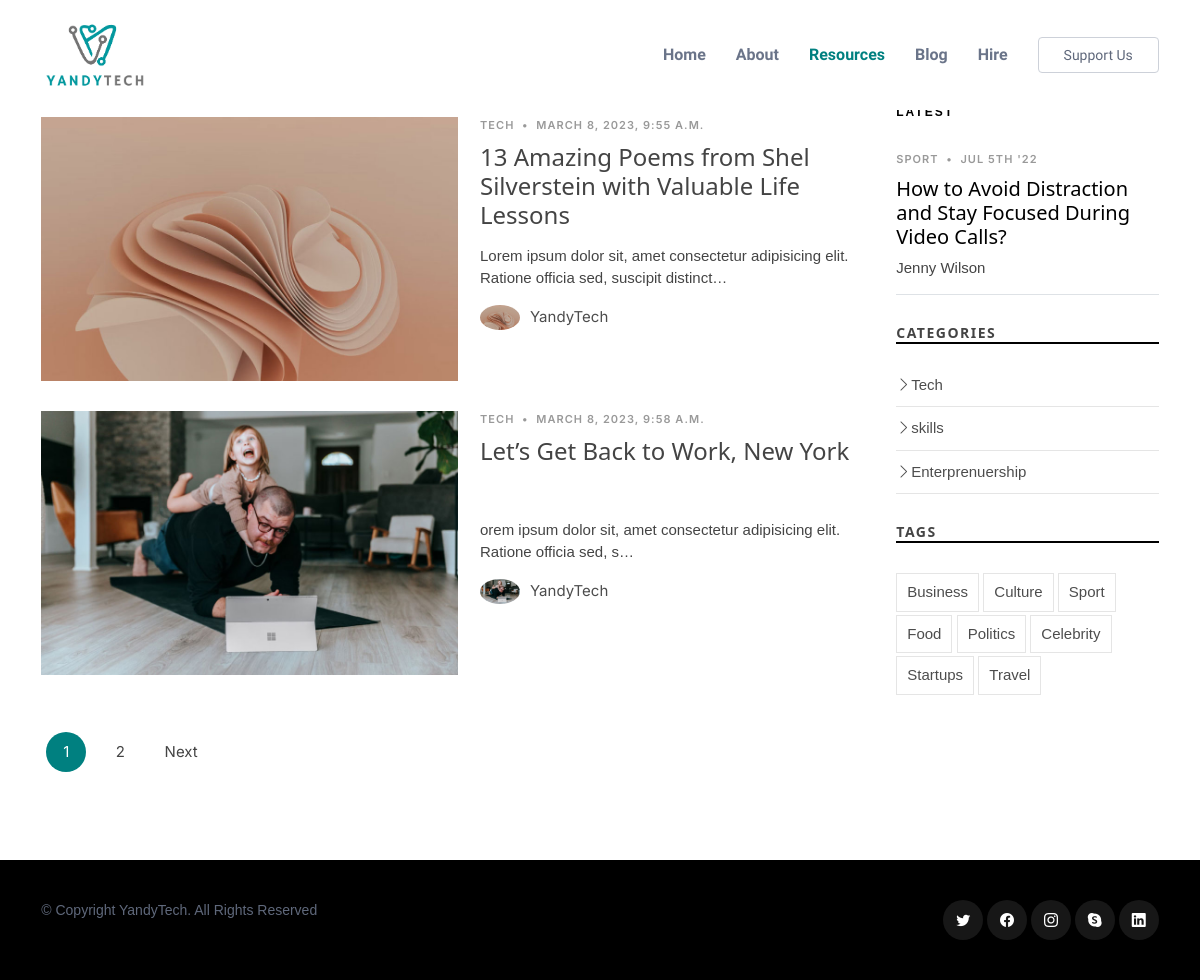
The app's page /blog_category/Tech/ with its own data.
### main/models.py (models this page shows, shortened)
class Article(models.Model):
    title=models.CharField(max_length=1000)
    slug=AutoSlugField(populate_from='title',null=True, default=None, unique=True)
    body=RichTextField()
    date=models.DateTimeField(auto_now_add=True)
    thumb=models.ImageField(default='default.png',blank=True)
    author=models.CharField(max_length=1000, default='YandyTech')
    category=models.CharField(max_length=255, null=True , blank=True)
    views = models.PositiveIntegerField(default=0)

class BlogCategory(models.Model):
    name = models.CharField(max_length=1000, unique=True)
    def __str__(self):
        return self.name

### main/views.py (the view)
# urls.py: path('blog_category/<str:cats>/',views.BlogCategoryView,name='blogcategory'),
def BlogCategoryView(request, cats):
    category_post = Article.objects.filter(category=cats)
    paginator = Paginator(category_post, 2) # show 10 articles per page
    page = request.GET.get('page')
    category_post = paginator.get_page(page)
    cate = BlogCategory.objects.all()
    context = {'cats':cats, 'category_post':category_post, 'cate':cate}
    return render(request, 'blog_category.html', context)

### templates/blog_category.html (shortened to what this page needs)
{% load static %}
<!DOCTYPE html>
<html lang="en">
<head>
  <link href="{% static 'blog/assets/vendor/bootstrap/css/bootstrap.min.css' %}" rel="stylesheet">
  <link href="{% static 'blog/assets/vendor/bootstrap-icons/bootstrap-icons.css' %}" rel="stylesheet">
  <link href="{% static 'blog/assets/vendor/swiper/swiper-bundle.min.css' %}" rel="stylesheet">
  <link href="{% static 'blog/assets/vendor/glightbox/css/glightbox.min.css' %}" rel="stylesheet">
  <link href="{% static 'blog/assets/vendor/aos/aos.css' %}" rel="stylesheet">
  <link href="{% static 'blog/assets/css/variables.css' %}" rel="stylesheet">
  <link href="{% static 'blog/assets/css/main.css' %}" rel="stylesheet">
  <link href="{% static 'assets/vendor/bootstrap/css/bootstrap.min.css' %}" rel="stylesheet">
  <link href="{% static 'assets/vendor/bootstrap-icons/bootstrap-icons.css' %}" rel="stylesheet">
  <link href="{% static 'assets/vendor/boxicons/css/boxicons.min.css' %}" rel="stylesheet">
  <link href="{% static 'assets/vendor/glightbox/css/glightbox.min.css' %}" rel="stylesheet">
  <link href="{% static 'assets/vendor/swiper/swiper-bundle.min.css' %}" rel="stylesheet">
  <link href="{% static 'assets/css/style.css' %}" rel="stylesheet">
  <link href="{% static 'assets/css/w3.css' %}" rel="stylesheet">
</head>
<body>
  <header id="header" class="fixed-top">
    <div class="container d-flex align-items-center justify-content-between">
      <a href="{% url 'home' %}"><img src="{% static 'assets/img/yt1.png' %}" height="70px" alt=""></a>
      <nav id="navbar" class="navbar">
        <ul>
          <li><a class="nav-link scrollto" href="{% url 'home' %}">Home</a></li>
          <li><a class="nav-link scrollto" href="{% url 'about' %}">About</a></li>
          <li><a class="nav-link scrollto active" href="#featured-services">Resources</a></li>
          <li><a class="nav-link scrollto" href="{% url 'blog' %}">Blog</a></li>
          <li><a class="nav-link scrollto" href="{% url 'hire' %}">Hire</a></li>
          {% if user.is_authenticated %}
          <li><a class="getstarted scrollto" href="{% url 'profile' %}" >{{user.username}}</a></li>
          {% else %}
          <li><a class="getstarted scrollto" href="{% url 'support' %}" >Support Us</a></li>
          {% endif %}
        </ul>
      </nav>
    </div>
  </header>
  <main id="main">
    <section>
      <div class="container">
        <div class="row">
          <div class="col-md-9" data-aos="fade-up">
            <h3 class="category-title">Category: {{category_post.article}}</h3>
            {% if category_post %}
            {% for blog in category_post %}
            <div class="d-md-flex post-entry-2 half">
              <a href="{% url 'details' blog.slug %}" class="me-4 thumbnail">
                <img src="{{blog.thumb.url}}" alt="" class="img-fluid">
              </a>
              <div>
                <div class="post-meta"><span class="date">{{blog.category}}</span> <span class="mx-1">&bullet;</span> <span>{{blog.date}}</span></div>
                <h3><a href="{% url 'details' blog.slug %}">{{blog.title}}</a></h3>
                <p>{{blog.body|truncatechars:100|safe}}</p>
                <div class="d-flex align-items-center author">
                  <div class="photo"><img src="{{blog.thumb.url}}" alt="" class="img-fluid"></div>
                  <div class="name">
                    <h3 class="m-0 p-0">{{blog.author}}</h3>
                  </div>
                </div>
              </div>
            </div>
            {% endfor %}
            {% else %}
            <h1>No post yet</h1>
            {% endif %}
           <div class="text-start py-4">
    <div class="custom-pagination">
        {% for i in category_post.paginator.page_range %}
            {% if category_post.number == i %}
                <a href="?page={{ i }}" class="active">{{ i }}</a>
            {% else %}
                <a href="?page={{ i }}">{{ i }}</a>
            {% endif %}
        {% endfor %}
        {% if category_post.has_next %}
            <a href="?page={{ category_post.next_page_number }}" class="next">Next</a>
        {% endif %}
    </div>
</div>
          </div>
          <div class="col-md-3">
            <div class="aside-block">
              <ul class="nav nav-pills custom-tab-nav mb-4" id="pills-tab" role="tablist">
                <li class="nav-item" role="presentation">
                  <button class="nav-link active" id="pills-popular-tab" data-bs-toggle="pill" data-bs-target="#pills-popular" type="button" role="tab" aria-controls="pills-popular" aria-selected="true">Popular</button>
                </li>
                <li class="nav-item" role="presentation">
                  <button class="nav-link" id="pills-trending-tab" data-bs-toggle="pill" data-bs-target="#pills-trending" type="button" role="tab" aria-controls="pills-trending" aria-selected="false">Trending</button>
                </li>
                <li class="nav-item" role="presentation">
                  <button class="nav-link" id="pills-latest-tab" data-bs-toggle="pill" data-bs-target="#pills-latest" type="button" role="tab" aria-controls="pills-latest" aria-selected="false">Latest</button>
                </li>
              </ul>
              <div class="tab-content" id="pills-tabContent">
                <div class="tab-pane fade show active" id="pills-popular" role="tabpanel" aria-labelledby="pills-popular-tab">
                  <div class="post-entry-1 border-bottom">
                    <div class="post-meta"><span class="date">Sport</span> <span class="mx-1">&bullet;</span> <span>Jul 5th '22</span></div>
                    <h2 class="mb-2"><a href="#">How to Avoid Distraction and Stay Focused During Video Calls?</a></h2>
                    <span class="author mb-3 d-block">Jenny Wilson</span>
                  </div>
                </div>
              </div>
            </div>
            <div class="aside-block">
              <h3 class="aside-title">Categories</h3>
              <ul class="aside-links list-unstyled">
                {% for blog in cate %}
                <li><a href="{% url 'blogcategory' blog %}"><i class="bi bi-chevron-right"></i>{{blog.name}}</a></li>
                {% endfor %}
              </ul>
            </div>
            <div class="aside-block">
              <h3 class="aside-title">Tags</h3>
              <ul class="aside-tags list-unstyled">
                <li><a href="category.html">Business</a></li>
                <li><a href="category.html">Culture</a></li>
                <li><a href="category.html">Sport</a></li>
                <li><a href="category.html">Food</a></li>
                <li><a href="category.html">Politics</a></li>
                <li><a href="category.html">Celebrity</a></li>
                <li><a href="category.html">Startups</a></li>
                <li><a href="category.html">Travel</a></li>
              </ul>
            </div>
          </div>
        </div>
      </div>
    </section>
  </main>
  <footer id="footer" class="footer">
    <div class="footer-legal">
      <div class="container">
        <div class="row justify-content-between">
          <div class="col-md-6 text-center text-md-start mb-3 mb-md-0">
            <div class="copyright">
              © Copyright <strong><span>YandyTech</span></strong>. All Rights Reserved
            </div>
          </div>
          <div class="col-md-6">
            <div class="social-links mb-3 mb-lg-0 text-center text-md-end">
              <a href="#" class="twitter"><i class="bi bi-twitter"></i></a>
              <a href="#" class="facebook"><i class="bi bi-facebook"></i></a>
              <a href="#" class="instagram"><i class="bi bi-instagram"></i></a>
              <a href="#" class="google-plus"><i class="bi bi-skype"></i></a>
              <a href="#" class="linkedin"><i class="bi bi-linkedin"></i></a>
            </div>
          </div>
        </div>
      </div>
    </div>
  </footer>
</body>
</html>

### static/blog/assets/css/variables.css (style rules this page uses)
:root { --font-default: 'EB Garamond', system-ui, -apple-system, "Segoe UI", Roboto, "Helvetica Neue", Arial, "Noto Sans", "Liberation Sans", sans-serif, "Apple Color Emoji", "Segoe UI Emoji", "Segoe UI Symbol", "Noto Color Emoji"; --font-primary: 'EB Garamond', serif; --font-secondary: 'Inter', sans-serif; --color-default: #212529; --color-default-rgb: 33, 37, 41; --color-links: #212529; --color-links-hover: #15171a; --color-primary: #212529; --color-primary-light: #26282c; --color-primary-dark: #0b0c0e; --color-primary-rgb: 33, 37, 41; --color-primary-light-rgb: 38, 40, 44; --color-primary-dark-rgb: 11, 12, 14; --color-secondary: #596d80; --color-secondary-light: #8498aa; --color-secondary-dark: #404f5c; --color-secondary-rgb: 89, 109, 128; --color-secondary-light-rgb: 132, 152, 170; --color-secondary-dark-rgb: 64, 79, 92; --color-blue: #0d6efd; --color-blue-rgb: 13, 110, 253; --color-indigo: #6610f2; --color-indigo-rgb: 102, 16, 242; --color-purple: #6f42c1; --color-purple-rgb: 111, 66, 193; --color-pink: #f3268c; --color-pink-rgb: 243, 38, 140; --color-red: #df1529; --color-red-rgb: 223, 21, 4; --color-orange: #fd7e14; --color-orange-rgb: 253, 126, 20; --color-yellow: #ffc107; --color-yellow-rgb: 255, 193, 7; --color-green: #059652; --color-green-rgb: 5, 150, 82; --color-teal: #20c997; --color-teal-rgb: 32, 201, 151; --color-cyan: #0dcaf0; --color-cyan-rgb: 13, 202, 240; --color-white: #ffffff; --color-white-rgb: 255, 255, 255; --color-gray: #6c757d; --color-gray-rgb: 108, 117, 125; --color-black: #000000; --color-black-rgb: 0, 0, 0; }
:root { --bs-blue: var(--color-blue); --bs-indigo: var(--color-indigo); --bs-purple: var(--color-purple); --bs-pink: var(--color-pink); --bs-red: var(--color-red); --bs-orange: var(--color-orange); --bs-yellow: var(--color-yellow); --bs-green: var(--color-green); --bs-teal: var(--color-teal); --bs-cyan: var(--color-cyan); --bs-white: var(--color-white); --bs-gray: var(--color-gray); --bs-gray-dark: #343a40; --bs-gray-100: #f8f9fa; --bs-gray-200: #e9ecef; --bs-gray-300: #dee2e6; --bs-gray-400: #ced4da; --bs-gray-500: #adb5bd; --bs-gray-600: #6c757d; --bs-gray-700: #495057; --bs-gray-800: #343a40; --bs-gray-900: #212529; --bs-primary: var(--color-blue); --bs-secondary: var(--color-blue); --bs-success: #198754; --bs-info: #0dcaf0; --bs-warning: #ffc107; --bs-danger: #dc3545; --bs-light: #f8f9fa; --bs-dark: #212529; --bs-primary-rgb: var(--color-primary-rgb); --bs-secondary-rgb: var(--color-secondary-rgb); --bs-success-rgb: 25, 135, 84; --bs-info-rgb: 13, 202, 240; --bs-warning-rgb: 255, 193, 7; --bs-danger-rgb: 220, 53, 69; --bs-light-rgb: 248, 249, 250; --bs-dark-rgb: 33, 37, 41; --bs-white-rgb: var(--color-white-rgb); --bs-black-rgb: var(--color-black-rgb); --bs-body-color-rgb: var(--color-default-rgb); --bs-body-bg-rgb: 255, 255, 255; --bs-font-sans-serif: var(--font-default); --bs-font-monospace: SFMono-Regular, Menlo, Monaco, Consolas, "Liberation Mono", "Courier New", monospace; --bs-gradient: linear-gradient(180deg, rgba(255, 255, 255, 0.15), rgba(255, 255, 255, 0)); --bs-body-font-family: var(--font-default); --bs-body-font-size: 1rem; --bs-body-font-weight: 400; --bs-body-line-height: 1.5; --bs-body-color: var(--color-default); --bs-body-bg: #fff; }

### static/assets/css/style.css (style rules this page uses)
body { font-family: "Open Sans", sans-serif; color: #444444; }
a { color: #5f687b; text-decoration: none; }
h1, h2, h3, h4, h5, h6 { font-family: "Raleway", sans-serif; }
#header { background: #fff; transition: all 0.5s; z-index: 997; padding: 20px 0; }
.navbar { padding: 0; }
.navbar ul { margin: 0; padding: 0; display: flex; list-style: none; align-items: center; }
.navbar li { position: relative; }
.navbar a, .navbar a:focus { display: flex; align-items: center; justify-content: space-between; padding: 10px 0 10px 30px; font-family: "Raleway", sans-serif; font-size: 16px; font-weight: 700; color: #6a7489; white-space: nowrap; transition: 0.3s; }
.navbar a:hover, .navbar .active, .navbar .active:focus, .navbar li:hover>a { color: Teal; }
.navbar .getstarted, .navbar .getstarted:focus { padding: 10px 25px; margin-left: 30px; border-radius: 4px; line-height: 1; color: #5f687b; font-size: 14px; font-weight: 500; border: 1px solid #cdd1d9; }
section { padding: 60px 0; overflow: hidden; }
#footer { background-color: #f3f4f6; color: #5f687b; font-size: 14px; position: relative; }
#footer .copyright { float: left; }

### records on screen
Article: thumb (picture), category "TECH", date "MARCH 8, 2023, 9:55 A.M.", title "13 Amazing Poems from Shel Silverstein with Valuable Life Lessons", body "Lorem ipsum dolor sit, amet consectetur adipisicing elit. Ratione officia sed, suscipit distinct…", author "YandyTech"
Article: thumb (picture), category "TECH", date "MARCH 8, 2023, 9:58 A.M.", title "Let’s Get Back to Work, New York", body "orem ipsum dolor sit, amet consectetur adipisicing elit. Ratione officia sed, s…", author "YandyTech"
BlogCategory: name "Tech"
BlogCategory: name "skills"
BlogCategory: name "Enterprenuership"

### other values on screen
{{ i }} "1"
{{ i }} "2"
